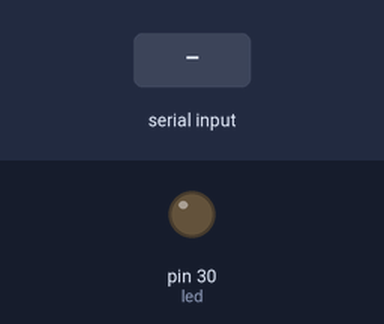
Recording of a sketch running on a simulated Arduino Mega 2560, built with avr-gcc and run on an emulated ATmega2560. Shown: output pins drawn as LEDs (lit = HIGH). The test bench sets the inputs (shaded band).

Above: at 1.2 s.
1.3 s: "H" received over Serial
At 1.7 s:
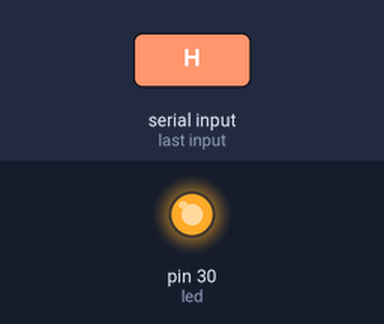
2.8 s: "L" received over Serial
At 4.1 s:
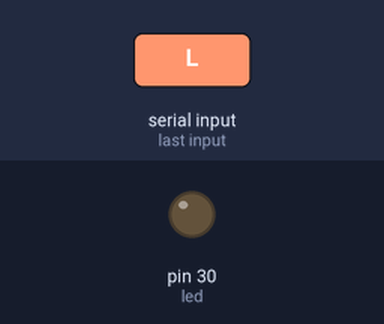
Timing chart, 0 to 5.8 s (numbered marks = the images above; inputs shaded):
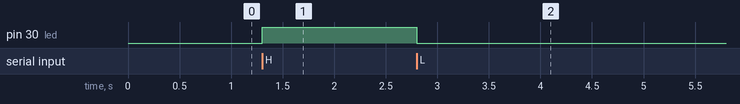

The sketch:

comunicacion_serial.ino
```cpp
#define led 30

char estadoLed = 0;

void setup()
{
	pinMode(led, OUTPUT);
	Serial.begin(9600);
}

void loop()
{
	if (Serial.available() > 0)
	{
		estadoLed = Serial.read();
		if(estadoLed == 'H') {
		    digitalWrite(led, HIGH);
		} else if (estadoLed == 'L') {
			digitalWrite(led, LOW);
		}
	}
}
```

Measured:
- after the input at 1.3 s, pin 30 (led): LOW → HIGH at once
- after the input at 2.8 s, pin 30 (led): HIGH → LOW at once
